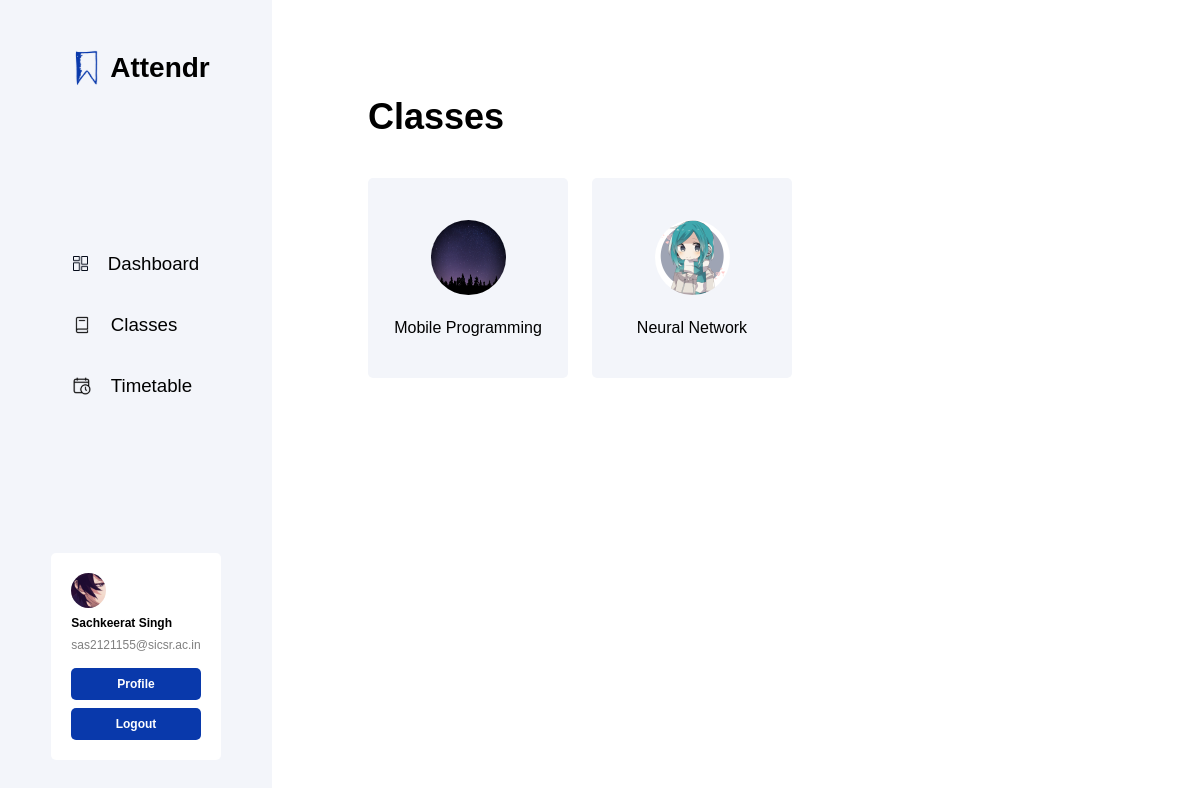
Page /classes/ (signed in) on the committed database.
### users/models.py (models this page shows, shortened)
class UserProfile(models.Model):
    choices = (
        ('BCA', 'BCA'),
        ('BBA-IT', 'BBA-IT'),
    )
    user = models.OneToOneField(
        User, on_delete=models.CASCADE)
    prn = models.IntegerField(unique=True)
    name = models.CharField(max_length=100)
    email = models.EmailField(max_length=254, unique=True)
    course = models.CharField(max_length=10,
                              choices=choices, blank=True, null=True)
    phone = models.IntegerField(null=True, blank=True)
    image = models.ImageField(
        upload_to='profiles/', default='profiles/default.jpeg', blank=True, null=True)
    bio = models.TextField(max_length=500, blank=True, null=True)
    last_login = models.DateTimeField(auto_now_add=True)
    id = models.UUIDField(default=uuid.uuid4, unique=True,
                          editable=False, primary_key=True)
    created = models.DateTimeField(auto_now_add=True)

### authentication/models.py (models this page shows, shortened)
class User(AbstractBaseUser, PermissionsMixin):
    email = models.EmailField(max_length=254, unique=True)
    name = models.CharField(max_length=254)
    is_staff = models.BooleanField(default=False)
    is_superuser = models.BooleanField(default=False)
    is_active = models.BooleanField(default=True)
    uid = models.IntegerField(unique=True)
    id = models.UUIDField(default=uuid.uuid4, unique=True,
                          primary_key=True, editable=False)
    created = models.DateTimeField(auto_now_add=True)
    USERNAME_FIELD = 'email'
    EMAIL_FIELD = 'email'
    REQUIRED_FIELDS = ['name', ]
    objects = UserManager()

### classes/models.py (models this page shows, shortened)
class Class(models.Model):
    name = models.CharField(max_length=100)
    profile = models.ForeignKey(StaffProfile, on_delete=models.CASCADE)
    image = models.ImageField(
        upload_to='classes/', default='classes/default.png', blank=True, null=True)
    users = models.ManyToManyField(UserProfile)
    id = models.UUIDField(default=uuid.uuid4, unique=True,
                          primary_key=True, editable=False)
    created = models.DateTimeField(auto_now_add=True)

### classes/views.py (the view)
# urls.py: path('', views.view_all_classes, name="classes"),
@login_required(login_url="login")
def view_all_classes(request):
    user = request.user
    if user.is_staff == True:
        profile = StaffProfile.objects.get(empno=user.uid)
        classes = Class.objects.filter(profile=profile)
    else:
        profile = UserProfile.objects.get(prn=user.uid)
        classes = Class.objects.all()
    context = {'classes': classes, 'profile': profile}
    return render(request, 'classes/classes.html', context)

### classes/templates/classes/classes.html (shortened to what this page needs)
{% extends 'base.html' %}
{% block content %}
<main class="page-main">
    {% include 'navside.html' %}
    <div class="page-hero class-hero flow-content flex">
        <h1 class="h2 fw-bold">Classes</h1>
        {% if request.user.is_staff == True %}
        <div class="class-list flex">
            {% for obj in classes %}
            <a class="class-link" href="{% url 'class' obj.id %}">
                <div class="class-item flex">
                    <img src="{{obj.image.url}}" class="class-item__img">
                    <p>{{obj.name}}</p>
                </div>
            </a>
            {% endfor %}
        </div>
        {% else %}
        <div class="class-list flex">
            {% for obj in classes %}
            {% if profile in obj.users.all %}
            <a class="class-link" href="{% url 'class' obj.id %}">
                <div class="class-item flex">
                    <img src="{{obj.image.url}}" class="class-item__img">
                    <p>{{obj.name}}</p>
                </div>
            </a>
            {% endif %}
            {% endfor %}
        </div>
        {% endif %}
    </div>
</main>
{% endblock content %}

### templates/navside.html (shortened to what this page needs)
{% load static %}
<aside class="nav-aside">
    <nav class="nav-box flow-content flex">
        <div class="nav-logo logo">
            <img class="nav-logo__img" src="{% static 'images/assets/logo.svg' %}" alt="logo (a blue bookmark icon)">
            <h2 class="nav-logo__text">Attendr</h2>
        </div>
        <ul class="nav-list flex">
            <li><a class="nav-list__link" href="{% url 'index' %}">
                    <div class="nav-item flex">
                        <img src="{% static 'images/assets/dashboard.svg' %}" alt="dashboard icon">
                        <h3 class="nav-item__text">Dashboard</h3>
                    </div>
                </a></li>
            <li><a class="nav-list__link" href="{% url 'classes' %}">
                    <div class="nav-item flex">
                        <img src="{% static 'images/assets/classes.svg' %}" alt="a book icon">
                        <h3 class="nav-item__text">Classes</h3>
                    </div>
                </a></li>
            <li><a class="nav-list__link" href="{% url 'timetable' %}">
                    <div class="nav-item flex">
                        <img src="{% static 'images/assets/timetable.svg' %}" alt="a calendar icon">
                        <h3 class="nav-item__text">Timetable</h3>
                    </div>
                </a></li>
        </ul>
        <div class="nav-profile">
            <div class="nav-profile__details flow-content">
                <img class="nav-profile__img" src="{{profile.image.url}}">
                <h6 class="nav-profile__name fw-bold">{{request.user.name}}</h6>
                <p class="nav-profile__email clr-black-50">{{request.user.email}}</p>
            </div>
            <div class="nav-profile__buttons flow-content">
                <a class="btn forward-btn nav-btn" href="{% url 'user' request.user.uid %}">Profile</a>
                <a class="btn forward-btn nav-btn" href="{% url 'logout' %}">Logout</a>
            </div>
        </div>
    </nav>
</aside>
<div class="nav-button"></div>

### rows in the picture
UserProfile: image (picture)
User: user.name "Sachkeerat Singh", user.email "sas2121155@sicsr.ac.in"
Class: image (picture), name "Mobile Programming"
Class: image (picture), name "Neural Network"
